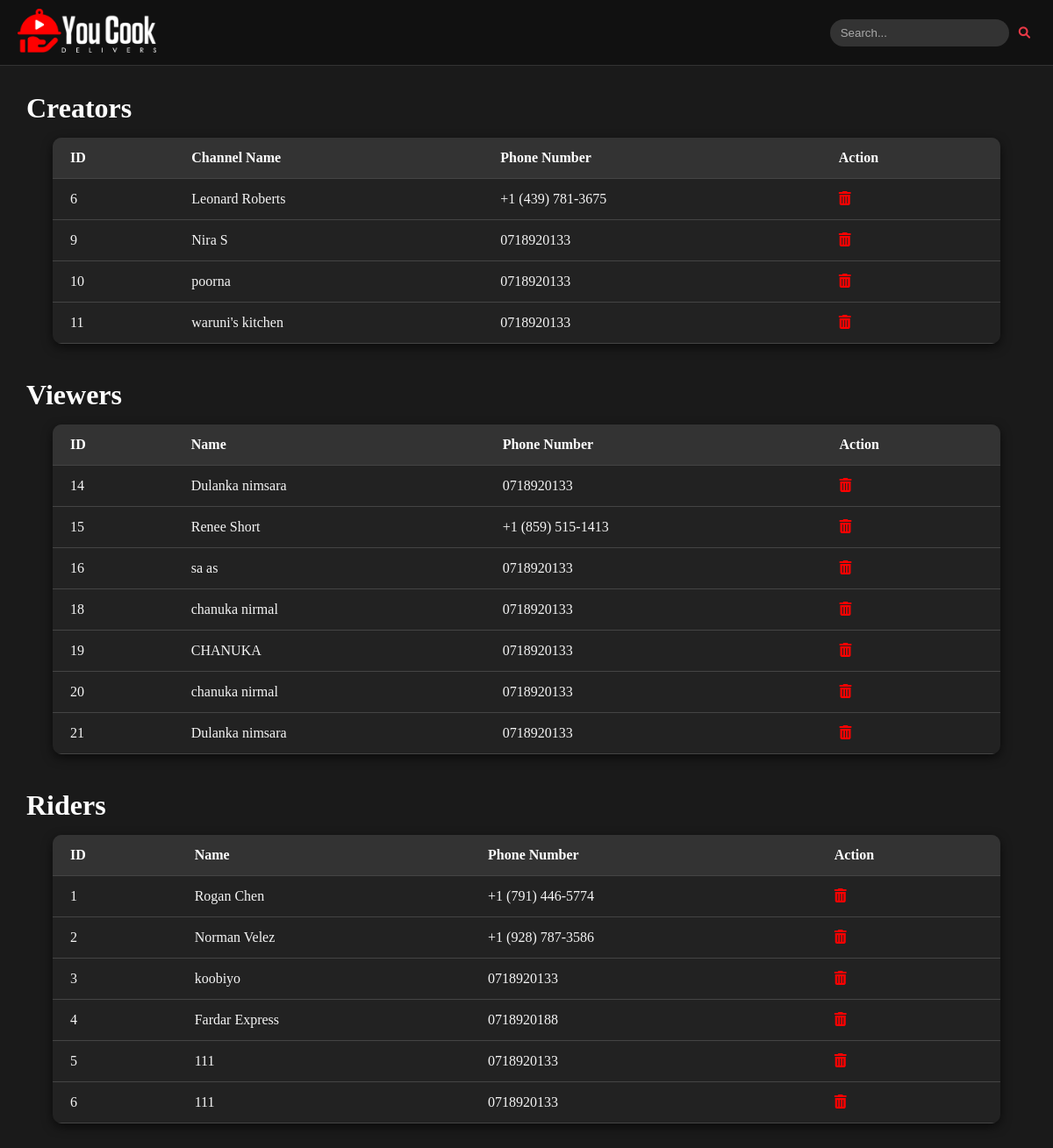
The app's page /admin.php with its own data.
### tables this page shows
CREATE TABLE `creatorregister` (
  `Creator_ID` int NOT NULL AUTO_INCREMENT,
  `Name` varchar(100) DEFAULT NULL,
  `Email` varchar(100) DEFAULT NULL,
  `Phone_number` varchar(20) DEFAULT NULL,
  `Password` varchar(100) DEFAULT NULL,
  `Channel_name` varchar(100) DEFAULT NULL,
  `Channel_link` varchar(255) DEFAULT NULL,
  `Number_of_subscribers` int DEFAULT NULL,
  `Number_of_recipes` int DEFAULT NULL,
  `Location` varchar(100) DEFAULT NULL,
  `logo` varchar(100) DEFAULT NULL,
  PRIMARY KEY (`Creator_ID`),
  UNIQUE KEY `Email` (`Email`)
);

CREATE TABLE `viewerregister` (
  `Viewer_ID` int NOT NULL AUTO_INCREMENT,
  `Name` varchar(100) DEFAULT NULL,
  `Address` varchar(255) DEFAULT NULL,
  `Email` varchar(100) DEFAULT NULL,
  `Phone_number` varchar(20) DEFAULT NULL,
  `Password` varchar(100) DEFAULT NULL,
  `Google_account` varchar(100) DEFAULT NULL,
  PRIMARY KEY (`Viewer_ID`),
  UNIQUE KEY `Email` (`Email`)
);

CREATE TABLE `riderregister` (
  `Rider_ID` int NOT NULL AUTO_INCREMENT,
  `Name` varchar(100) DEFAULT NULL,
  `Service_area` varchar(100) DEFAULT NULL,
  `Email` varchar(100) DEFAULT NULL,
  `Phone_number` varchar(20) DEFAULT NULL,
  `Password` varchar(100) DEFAULT NULL,
  `Google_account` varchar(100) DEFAULT NULL,
  PRIMARY KEY (`Rider_ID`),
  UNIQUE KEY `Email` (`Email`)
);

### admin.php (the view, shortened to what this page needs)
<?php
include 'connection.php';
$creators = $conn->query("SELECT Creator_ID, Channel_name, Phone_number FROM creatorRegister")->fetch_all(MYSQLI_ASSOC);
$viewers = $conn->query("SELECT Viewer_ID, Name, Phone_number FROM viewerRegister")->fetch_all(MYSQLI_ASSOC);
$riders = $conn->query("SELECT Rider_ID, Name, Phone_number FROM riderRegister")->fetch_all(MYSQLI_ASSOC);
?>
<!DOCTYPE html>
<html lang="en">
<head>
  <link rel="stylesheet" href="../YCD/css/admin.css" />
  <link href="https://cdnjs.cloudflare.com/ajax/libs/font-awesome/6.0.0-beta3/css/all.min.css" rel="stylesheet" />
</head>
<body>
<nav>
  <div class="logo"><img src="../YCD/images/logo3.png" alt="Logo" /></div>
  <div class="search-bar">
    <form method="GET"><input type="text" name="search" placeholder="Search..." /><button type="submit"><i class="fas fa-search"></i></button></form>
  </div>
</nav>
<div class="creator-details">
  <h1>Creators</h1>
  <table>
    <thead>
      <tr><th>ID</th><th>Channel Name</th><th>Phone Number</th><th>Action</th></tr>
    </thead>
    <tbody>
      <?php foreach ($creators as $creator): ?>
        <tr>
          <td><?= $creator['Creator_ID'] ?></td>
          <td><?= htmlspecialchars($creator['Channel_name']) ?></td>
          <td><?= htmlspecialchars($creator['Phone_number']) ?></td>
          <td>
            <a href="deleteUser.php?type=creator&id=<?= $creator['Creator_ID'] ?>
            " onclick="return confirm('Delete this creator?')"><i class="fas fa-trash-alt" style="color: red;"></i></a>
          </td>
        </tr>
      <?php endforeach; ?>
    </tbody>
  </table>
</div>
<div class="viewer-details">
  <h1>Viewers</h1>
  <table>
    <thead>
      <tr><th>ID</th><th>Name</th><th>Phone Number</th><th>Action</th></tr>
    </thead>
    <tbody>
      <?php foreach ($viewers as $viewer): ?>
        <tr>
          <td><?= $viewer['Viewer_ID'] ?></td>
          <td><?= htmlspecialchars($viewer['Name']) ?></td>
          <td><?= htmlspecialchars($viewer['Phone_number']) ?></td>
          <td>
            <a href="deleteUser.php?type=viewer&id=<?= $viewer['Viewer_ID'] ?>" onclick="return confirm('Delete this viewer?')"><i class="fas fa-trash-alt"style="color: red;"></i></a>
          </td>
        </tr>
      <?php endforeach; ?>
    </tbody>
  </table>
</div>
<div class="rider-details">
  <h1>Riders</h1>
  <table>
    <thead>
      <tr><th>ID</th><th>Name</th><th>Phone Number</th><th>Action</th></tr>
    </thead>
    <tbody>
      <?php foreach ($riders as $rider): ?>
        <tr>
          <td><?= $rider['Rider_ID'] ?></td>
          <td><?= htmlspecialchars($rider['Name']) ?></td>
          <td><?= htmlspecialchars($rider['Phone_number']) ?></td>
          <td>
            <a href="deleteUser.php?type=rider&id=<?= $rider['Rider_ID'] ?>" onclick="return confirm('Delete this rider?')"><i class="fas fa-trash-alt"style="color: red;"></i></a>
          </td>
        </tr>
      <?php endforeach; ?>
    </tbody>
  </table>
</div>
</body>
</html>

### css/admin.css (style rules this page uses)
body { font-family: 'Baloo Bhai 2', cursive; margin: 0; padding: 0; background-color: #1a1a1a; color: #f5f5f5; }
nav { display: flex; justify-content: space-between; align-items: center; background-color: #111; padding: 10px 20px; border-bottom: 1px solid #333; }
nav .logo img { height: 50px; }
.search-bar input { padding: 8px 12px; border: none; border-radius: 20px; background-color: #333; color: #fff; width: 180px; }
.search-bar input::placeholder { color: #aaa; }
.search-bar button { background: none; border: none; color: #fff; margin-left: 5px; cursor: pointer; }
.creator-details h1, .rider-details h1, .viewer-details h1 { font-size: 2rem; margin: 30px 0 15px 30px; color: #ffffff; }
table { width: 90%; margin: 0 auto 40px auto; border-collapse: collapse; background-color: #222; border-radius: 10px; overflow: hidden; box-shadow: 0 4px 12px rgba(0, 0, 0, 0.6); }
thead { background-color: #333; color: #ffffff; }
th, td { padding: 14px 20px; text-align: left; border-bottom: 1px solid #444; }
button i { color: #e63946; transition: transform 0.2s; }

### records on screen
creatorregister: Creator_ID "6", Channel_name "Leonard Roberts", Phone_number "+1 (439) 781-3675"
creatorregister: Creator_ID "9", Channel_name "Nira S", Phone_number "0718920133"
creatorregister: Creator_ID "10", Channel_name "poorna", Phone_number "0718920133"
creatorregister: Creator_ID "11", Channel_name "waruni's kitchen", Phone_number "0718920133"
viewerregister: Viewer_ID "14", Name "Dulanka nimsara", Phone_number "0718920133"
viewerregister: Viewer_ID "15", Name "Renee Short", Phone_number "+1 (859) 515-1413"
viewerregister: Viewer_ID "16", Name "sa as", Phone_number "0718920133"
viewerregister: Viewer_ID "18", Name "chanuka nirmal", Phone_number "0718920133"
viewerregister: Viewer_ID "19", Name "CHANUKA", Phone_number "0718920133"
viewerregister: Viewer_ID "20", Name "chanuka nirmal", Phone_number "0718920133"
viewerregister: Viewer_ID "21", Name "Dulanka nimsara", Phone_number "0718920133"
riderregister: Rider_ID "1", Name "Rogan Chen", Phone_number "+1 (791) 446-5774"
riderregister: Rider_ID "2", Name "Norman Velez", Phone_number "+1 (928) 787-3586"
riderregister: Rider_ID "3", Name "koobiyo", Phone_number "0718920133"
riderregister: Rider_ID "4", Name "Fardar Express", Phone_number "0718920188"
riderregister: Rider_ID "5", Name "111", Phone_number "0718920133"
riderregister: Rider_ID "6", Name "111", Phone_number "0718920133"
